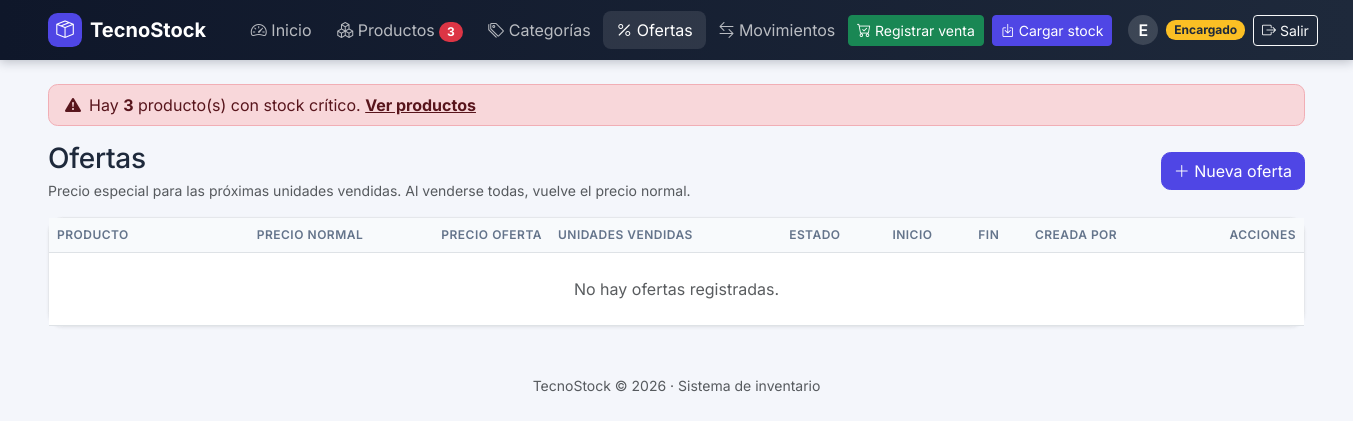
Before: /ofertas/index.php (signed in) with the older database file.
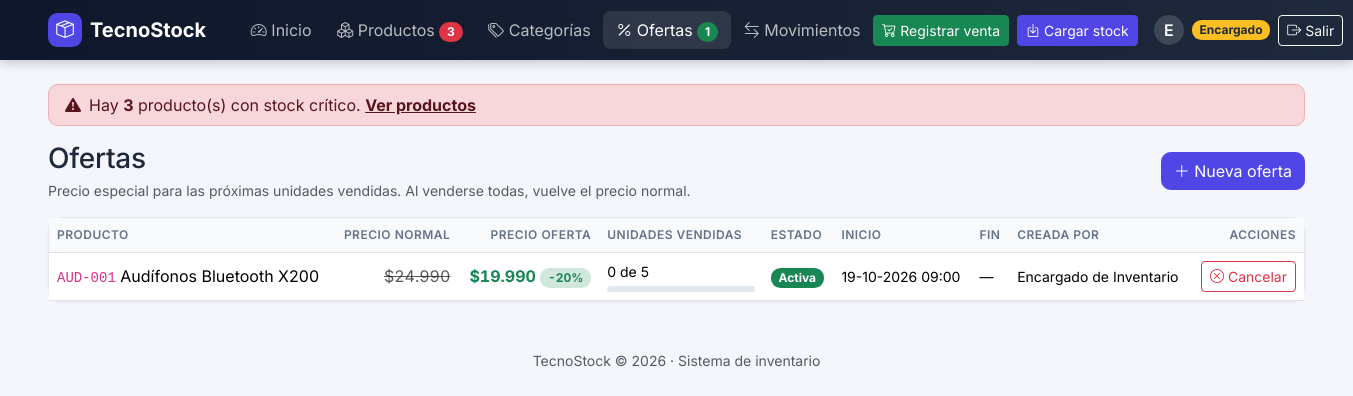
After: the same page with the newer database file.
### tables this page shows
CREATE TABLE oferta (
    id_oferta        INT      NOT NULL AUTO_INCREMENT,
    id_producto      INT      NOT NULL,
    precio_oferta    INT      NOT NULL,
    cantidad_total   INT      NOT NULL,
    cantidad_vendida INT      NOT NULL DEFAULT 0,
    estado           ENUM('ACTIVA', 'FINALIZADA', 'CANCELADA') NOT NULL DEFAULT 'ACTIVA',
    fecha_inicio     DATETIME NOT NULL DEFAULT CURRENT_TIMESTAMP,
    fecha_fin        DATETIME NULL,
    id_usuario       INT      NOT NULL,

    PRIMARY KEY (id_oferta),
    CONSTRAINT chk_oferta_precio   CHECK (precio_oferta > 0),
    CONSTRAINT chk_oferta_cantidad CHECK (cantidad_total > 0),
    CONSTRAINT chk_oferta_vendida  CHECK (cantidad_vendida >= 0 AND cantidad_vendida <= cantidad_total),
    CONSTRAINT fk_oferta_producto
        FOREIGN KEY (id_producto) REFERENCES producto (id_producto)
        ON UPDATE CASCADE ON DELETE RESTRICT,
    CONSTRAINT fk_oferta_usuario
        FOREIGN KEY (id_usuario) REFERENCES usuario (id_usuario)
        ON UPDATE CASCADE ON DELETE RESTRICT
);

CREATE TABLE producto (
    id_producto  INT          NOT NULL AUTO_INCREMENT,
    codigo       VARCHAR(20)  NOT NULL,
    nombre       VARCHAR(100) NOT NULL,
    descripcion  VARCHAR(255) NULL,
    precio       INT          NOT NULL,
    stock_actual INT          NOT NULL DEFAULT 0,
    stock_minimo INT          NOT NULL DEFAULT 0,
    estado       TINYINT(1)   NOT NULL DEFAULT 1,
    id_categoria INT          NOT NULL,

    PRIMARY KEY (id_producto),
    CONSTRAINT uq_producto_codigo  UNIQUE (codigo),
    CONSTRAINT chk_producto_precio CHECK (precio >= 0),
    CONSTRAINT chk_producto_stock  CHECK (stock_actual >= 0),
    CONSTRAINT chk_producto_minimo CHECK (stock_minimo >= 0),
    CONSTRAINT chk_producto_estado CHECK (estado IN (0, 1)),
    CONSTRAINT fk_producto_categoria
        FOREIGN KEY (id_categoria) REFERENCES categoria (id_categoria)
        ON UPDATE CASCADE ON DELETE RESTRICT
);

CREATE TABLE usuario (
    id_usuario  INT          NOT NULL AUTO_INCREMENT,
    nombre      VARCHAR(100) NOT NULL,
    correo      VARCHAR(120) NOT NULL,
    clave       VARCHAR(255) NOT NULL,
    rol         ENUM('ENCARGADO', 'VENDEDOR') NOT NULL DEFAULT 'VENDEDOR',
    estado      TINYINT(1)   NOT NULL DEFAULT 1,

    PRIMARY KEY (id_usuario),
    CONSTRAINT uq_usuario_correo  UNIQUE (correo),
    CONSTRAINT chk_usuario_estado CHECK (estado IN (0, 1))
);

### includes/funciones.php (called while the page is built, shortened)
<?php
function es_encargado(): bool
{
    return ($_SESSION['rol'] ?? '') === 'ENCARGADO';
}
function e($texto): string
{
    return htmlspecialchars((string) $texto, ENT_QUOTES, 'UTF-8');
}
function formato_precio($valor): string
{
    return '$' . number_format((int) $valor, 0, ',', '.');
}
function formato_fecha(string $fecha): string
{
    return date('d-m-Y H:i', strtotime($fecha));
}

### ofertas/index.php (the view, shortened to what this page needs)
<?php
require_once __DIR__ . '/../includes/sesion.php';
$ofertas = $pdo->query(
    "SELECT o.id_oferta, o.precio_oferta, o.cantidad_total, o.cantidad_vendida, o.estado,
            o.fecha_inicio, o.fecha_fin, p.codigo, p.nombre, p.precio, u.nombre AS usuario
     FROM oferta o
     JOIN producto p ON p.id_producto = o.id_producto
     JOIN usuario  u ON u.id_usuario  = o.id_usuario
     ORDER BY (o.estado = 'ACTIVA') DESC, o.fecha_inicio DESC
     LIMIT 200"
)->fetchAll();
$estados = [
    'ACTIVA'     => 'bg-success',
    'FINALIZADA' => 'bg-secondary',
    'CANCELADA'  => 'bg-danger-subtle text-danger',
];
$seccion = 'ofertas';
require __DIR__ . '/../includes/header.php';
?>
<div class="d-flex flex-wrap justify-content-between align-items-center gap-2 mb-3">
    <div>
        <h1 class="h3 mb-1">Ofertas</h1>
        <div class="text-muted small">Precio especial para las próximas unidades vendidas. Al venderse todas, vuelve el precio normal.</div>
    </div>
    <?php if (es_encargado()): ?>
        <a href="form.php" class="btn btn-primary"><i class="bi bi-plus-lg"></i> Nueva oferta</a>
    <?php endif; ?>
</div>
<div class="card">
    <div class="table-responsive">
        <table class="table table-hover align-middle mb-0">
            <thead>
                <tr>
                    <th>Producto</th>
                    <th class="num">Precio normal</th>
                    <th class="num">Precio oferta</th>
                    <th>Unidades vendidas</th>
                    <th>Estado</th>
                    <th>Inicio</th>
                    <th>Fin</th>
                    <th>Creada por</th>
                    <?php if (es_encargado()): ?><th class="text-end">Acciones</th><?php endif; ?>
                </tr>
            </thead>
            <tbody>
            <?php foreach ($ofertas as $o):
                $porcentaje = (int) round($o['cantidad_vendida'] * 100 / $o['cantidad_total']);
                $descuento  = (int) round(100 - $o['precio_oferta'] * 100 / max($o['precio'], 1));
            ?>
                <tr class="<?= $o['estado'] === 'ACTIVA' ? '' : 'fila-inactiva' ?>">
                    <td><code><?= e($o['codigo']) ?></code> <?= e($o['nombre']) ?></td>
                    <td class="num"><del class="text-muted"><?= formato_precio($o['precio']) ?></del></td>
                    <td class="num">
                        <span class="fw-bold text-success"><?= formato_precio($o['precio_oferta']) ?></span>
                        <span class="badge bg-success-subtle text-success">-<?= $descuento ?>%</span>
                    </td>
                    <td style="min-width: 160px">
                        <div class="small mb-1"><?= (int) $o['cantidad_vendida'] ?> de <?= (int) $o['cantidad_total'] ?></div>
                        <div class="progress barra-stock" role="progressbar" aria-label="Avance de la oferta"
                             aria-valuenow="<?= $porcentaje ?>" aria-valuemin="0" aria-valuemax="100">
                        </div>
                    </td>
                    <td><span class="badge <?= $estados[$o['estado']] ?>"><?= ucfirst(strtolower($o['estado'])) ?></span></td>
                    <td class="small text-nowrap"><?= e(formato_fecha($o['fecha_inicio'])) ?></td>
                    <td class="small text-nowrap"><?= $o['fecha_fin'] ? e(formato_fecha($o['fecha_fin'])) : '—' ?></td>
                    <td class="small"><?= e($o['usuario']) ?></td>
                    <?php if (es_encargado()): ?>
                        <td class="text-end">
                            <?php if ($o['estado'] === 'ACTIVA'): ?>
                                <form method="post" action="cancelar.php" class="d-inline"
                                      data-confirm="<?= '¿Cancelar la oferta de ' . e($o['nombre']) . '? Volverá a su precio normal.' ?>">
                                    <button class="btn btn-sm btn-outline-danger text-nowrap"><i class="bi bi-x-circle"></i> Cancelar</button>
                                </form>
                            <?php endif; ?>
                        </td>
                    <?php endif; ?>
                </tr>
            <?php endforeach; ?>
            <?php if (!$ofertas): ?>
                <tr><td colspan="9" class="text-center text-muted py-4">No hay ofertas registradas.</td></tr>
            <?php endif; ?>
            </tbody>
        </table>
    </div>
</div>
<?php require __DIR__ . '/../includes/footer.php'; ?>

### includes/header.php (shortened to what this page needs)
<?php
$seccion = $seccion ?? '';
$criticos = (int) $pdo->query(
    'SELECT COUNT(*) FROM producto WHERE estado = 1 AND stock_actual < stock_minimo'
)->fetchColumn();
$ofertasActivas = (int) $pdo->query("SELECT COUNT(*) FROM oferta WHERE estado = 'ACTIVA'")->fetchColumn();
function activo(string $nombre, string $seccion): string
{
    return $nombre === $seccion ? ' active' : '';
}
$nombreUsuario = $_SESSION['nombre'] ?? '';
$inicial = strtoupper(substr($nombreUsuario, 0, 1));
?>
<!DOCTYPE html>
<html lang="es">
<head>
    <link href="https://cdn.jsdelivr.net/npm/bootstrap@5.3.3/dist/css/bootstrap.min.css" rel="stylesheet">
    <link href="https://cdn.jsdelivr.net/npm/bootstrap-icons@1.11.3/font/bootstrap-icons.min.css" rel="stylesheet">
    <link href="<?= BASE_URL ?>assets/css/estilos.css" rel="stylesheet">
</head>
<body class="app">
<nav class="navbar navbar-expand-xl navbar-dark navbar-app mb-4">
    <div class="container-fluid px-lg-5">
        <a class="navbar-brand d-flex align-items-center gap-2" href="<?= BASE_URL ?>inicio.php">
            <span class="marca-icono"><i class="bi bi-box-seam"></i></span>
            <span class="fw-bold">TecnoStock</span>
        </a>
        <div class="collapse navbar-collapse" id="menu">
            <ul class="navbar-nav me-auto ms-xl-3">
                <li class="nav-item">
                    <a class="nav-link text-nowrap<?= activo('inicio', $seccion) ?>" href="<?= BASE_URL ?>inicio.php">
                        <i class="bi bi-speedometer2"></i> Inicio
                    </a>
                </li>
                <li class="nav-item">
                    <a class="nav-link text-nowrap<?= activo('productos', $seccion) ?>" href="<?= BASE_URL ?>productos/index.php">
                        <i class="bi bi-boxes"></i> Productos
                        <?php if ($criticos > 0): ?>
                            <span class="badge rounded-pill bg-danger" title="Productos con stock crítico"><?= $criticos ?></span>
                        <?php endif; ?>
                    </a>
                </li>
                <?php if (es_encargado()): ?>
                <li class="nav-item">
                    <a class="nav-link text-nowrap<?= activo('categorias', $seccion) ?>" href="<?= BASE_URL ?>categorias/index.php">
                        <i class="bi bi-tags"></i> Categorías
                    </a>
                </li>
                <?php endif; ?>
                <li class="nav-item">
                    <a class="nav-link text-nowrap<?= activo('ofertas', $seccion) ?>" href="<?= BASE_URL ?>ofertas/index.php">
                        <i class="bi bi-percent"></i> Ofertas
                        <?php if ($ofertasActivas > 0): ?>
                            <span class="badge rounded-pill bg-success" title="Ofertas activas"><?= $ofertasActivas ?></span>
                        <?php endif; ?>
                    </a>
                </li>
                <li class="nav-item">
                    <a class="nav-link text-nowrap<?= activo('movimientos', $seccion) ?>" href="<?= BASE_URL ?>movimientos/index.php">
                        <i class="bi bi-arrow-left-right"></i> Movimientos
                    </a>
                </li>
            </ul>
            <div class="d-flex flex-wrap flex-xl-nowrap gap-2 align-items-center">
                <a class="btn btn-success btn-sm text-nowrap" href="<?= BASE_URL ?>movimientos/registrar.php?tipo=SALIDA&amp;motivo=Venta">
                    <i class="bi bi-cart-check"></i> Registrar venta
                </a>
                <a class="btn btn-primary btn-sm text-nowrap" href="<?= BASE_URL ?>movimientos/registrar.php?tipo=ENTRADA&amp;motivo=Compra%20a%20proveedor">
                    <i class="bi bi-box-arrow-in-down"></i> Cargar stock
                </a>
                <div class="usuario-chip ms-xl-2" title="<?= e($nombreUsuario) ?>">
                    <span class="avatar"><?= e($inicial) ?></span>
                    <span class="badge <?= es_encargado() ? 'rol-encargado' : 'rol-vendedor' ?>">
                        <?= es_encargado() ? 'Encargado' : 'Vendedor' ?>
                    </span>
                </div>
                <a class="btn btn-outline-light btn-sm text-nowrap" href="<?= BASE_URL ?>logout.php" title="Cerrar sesión">
                    <i class="bi bi-box-arrow-right"></i> Salir
                </a>
            </div>
        </div>
    </div>
</nav>
<main class="container-fluid px-lg-5 pb-4">
<?php if ($criticos > 0 && $seccion !== 'inicio'): ?>
    <div class="alert alert-danger d-flex align-items-center py-2" role="alert">
        <i class="bi bi-exclamation-triangle-fill me-2"></i>
        <div>
            Hay <strong><?= $criticos ?></strong> producto(s) con stock crítico.
            <a href="<?= BASE_URL ?>productos/index.php?critico=1" class="alert-link">Ver productos</a>
        </div>
    </div>
<?php endif; ?>

### includes/footer.php (shortened to what this page needs)
</main>
<footer class="text-center text-muted small py-4">
    TecnoStock &copy; <?= date('Y') ?> · Sistema de inventario
</footer>
</body>
</html>

### assets/css/estilos.css (style rules this page uses)
:root { --marca: #4f46e5; --marca-oscuro: #4338ca; --marca-suave: #eef2ff; --fondo: #f4f6fb; --nav-1: #0f172a; --nav-2: #1e293b; --bs-body-font-family: 'Inter', system-ui, -apple-system, 'Segoe UI', sans-serif; --bs-primary: #4f46e5; --bs-primary-rgb: 79, 70, 229; --bs-link-color: #4f46e5; --bs-link-color-rgb: 79, 70, 229; --bs-link-hover-color: #4338ca; --bs-border-radius: .6rem; }
body.app { background-color: var(--fondo); color: #1e293b; }
.btn-primary { --bs-btn-bg: var(--marca); --bs-btn-border-color: var(--marca); --bs-btn-hover-bg: var(--marca-oscuro); --bs-btn-hover-border-color: var(--marca-oscuro); --bs-btn-active-bg: var(--marca-oscuro); --bs-btn-active-border-color: var(--marca-oscuro); --bs-btn-disabled-bg: var(--marca); --bs-btn-disabled-border-color: var(--marca); }
.navbar-app { background: linear-gradient(90deg, var(--nav-1), var(--nav-2)); box-shadow: 0 2px 10px rgba(15, 23, 42, .25); }
.navbar-app .nav-link { border-radius: .5rem; padding: .45rem .8rem !important; color: rgba(255, 255, 255, .7); }
.navbar-app .nav-link:hover, .navbar-app .nav-link.active { color: #fff; background: rgba(255, 255, 255, .1); }
.marca-icono { display: inline-flex; align-items: center; justify-content: center; width: 34px; height: 34px; border-radius: .6rem; background: var(--marca); font-size: 1.1rem; }
.usuario-chip { display: flex; align-items: center; gap: .5rem; color: rgba(255, 255, 255, .85); }
.usuario-chip .avatar { display: inline-flex; align-items: center; justify-content: center; width: 30px; height: 30px; border-radius: 50%; background: rgba(255, 255, 255, .15); font-weight: 600; color: #fff; }
.rol-encargado { background: #fbbf24; color: #1e293b; }
.card { border: 1px solid #e5e7eb; border-radius: .9rem; box-shadow: 0 1px 3px rgba(15, 23, 42, .06); }
.table > thead th { font-size: .75rem; text-transform: uppercase; letter-spacing: .04em; color: #64748b; font-weight: 600; background: #f8fafc; }
h1 { font-weight: 700; letter-spacing: -.01em; }
.num { text-align: right; font-variant-numeric: tabular-nums; white-space: nowrap; }
.barra-stock { height: 6px; min-width: 80px; background: #e2e8f0; border-radius: 999px; }

Changed rows visible on the page:
added oferta: id_producto.codigo "AUD-001", id_producto.nombre "Audífonos Bluetooth X200", id_producto.precio "$24.990", precio_oferta "$19.990", precio_oferta.precio "20", cantidad_vendida "0", cantidad_total "5", estado "Activa", fecha_inicio "19-10-2026 09:00", id_usuario.nombre "Encargado de Inventario"
Other visible differences:
$ofertasActivas: (not shown) → "1"
text no longer shown: "No hay ofertas registradas."
